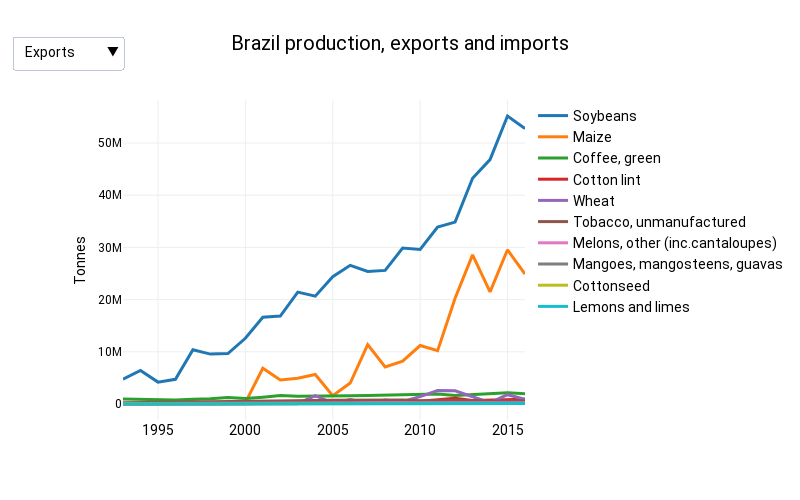

Notebook code cell kept with this figure:
### Code cell
draft_template = go.layout.Template()
fig.update_layout(
    updatemenus=[
        go.layout.Updatemenu(
            active=0,
            x=0,
            y=1.2,
            buttons=list([
                dict(label="Production",
                     method="update",
                     args=[{"visible": [True, True, True, True, True, True, True, True, True, True,
                                        False, False, False, False, False, False, False, False, False, False,
                                       False, False, False, False, False, False, False, False, False, False]}]),
                dict(label="Exports",
                     method="update",
                     args=[{"visible": [False, False, False, False, False, False, False, False, False, False,
                                       True, True, True, True, True, True, True, True, True, True,
                                       False, False, False, False, False, False, False, False, False, False]}]),
                dict(label="Imports",
                     method="update",
                     args=[{"visible": [False, False, False, False, False, False, False, False, False, False,
                                       False, False, False, False, False, False, False, False, False, False,
                                       True, True, True, True, True, True, True, True, True, True]}]),
            ]),
        )
    ],
    template=draft_template,
    yaxis=dict(
        title='Tonnes',
        titlefont_size=14,
        tickfont_size=12,
    ),
    xaxis = dict(
      scaleratio = 1,
    ),
    title = 'Brazil production, exports and imports',
    width=800,
    height=500,
    font=dict(
        family="roboto",
        size=14,
        color = 'rgb(0,0,0)'
    )
    #paper_bgcolor='rgba(0,0,0,0)',
)
#fig.update_xaxes(tickvals = years)
